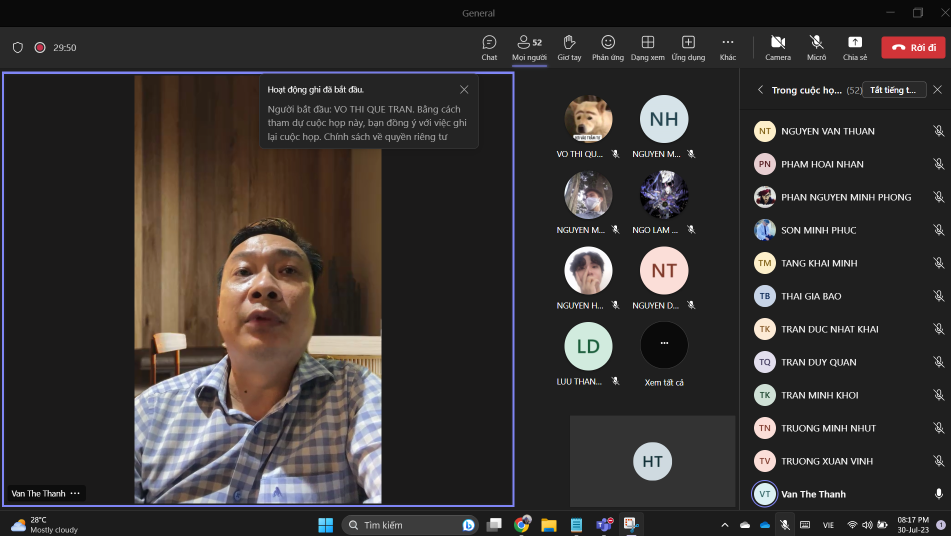
#> input picture assets/demo.png, 1901 x 1072 px (shown at 1/2 size)
$ python tutorial2.py
#> lines starting #> are read from the running program, lines starting #| are printed output that depends on the picture; after the words box and inside, x2 and y2 are one past the last pixel; in counts of white or black regions, pixels touching at a corner belong together
import cv2

#see how computer intepret and represent the picture.

img = cv2.imread('assets/demo.png')
#> img is the input picture: shape (1072, 1901, 3); mean B, G, R 49.5, 50.6, 54.6

#print the image value matrix
print(img)
#> (printed output is left out)
#show how many rows, columns and channels in the picture
print(img.shape)
#| (1072, 1901, 3)

#the matrix of picture is a l x w matrix which contain color value.
#print first row of image matrix
print(img[0])
#> (printed output is left out)


#change the value contain in the pixel in matrix

for i in range (100):
    for j in range(100):
        img[i][j]= [255,255,255] #RGB color [R,G,B], (255,255,255) -> white
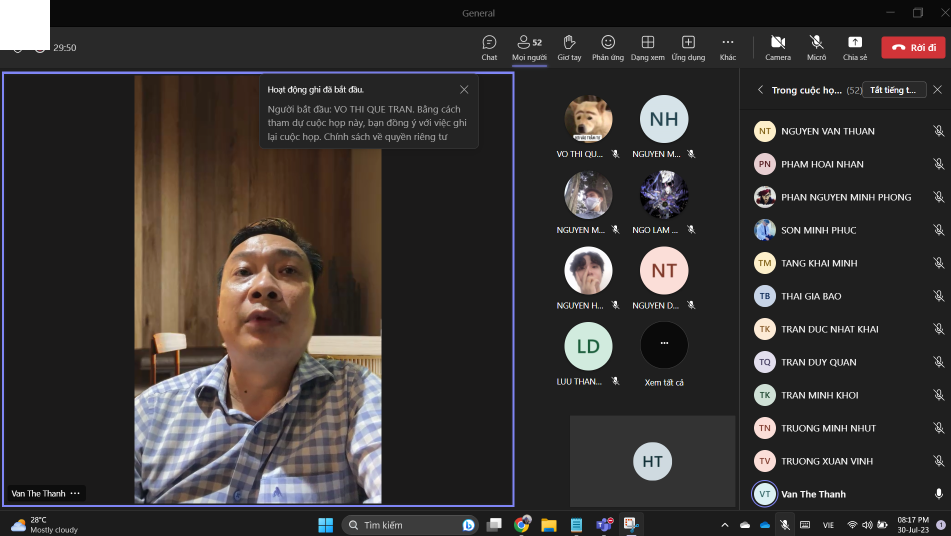
#> img: shape (1072, 1901, 3) (shown at 1/2 size); 0.49% of pixels changed, all inside (x1, y1, x2, y2) = (0, 0, 100, 100)


#copy and paste part of an image
#copy the area from upper left to lower right
tag = img[500:700,600:900]
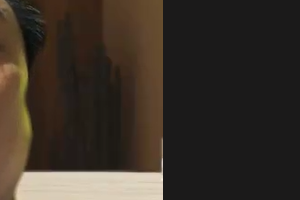
#> tag: shape (200, 300, 3); mean B, G, R 40.5, 49.1, 57.8
#paste an image to an area from upper left to lower right
img[500:700, 600:900] = tag
#!IMPORTANT: The paste image must be appropriate

cv2.imshow('Image',img)
cv2.waitKey(0)
cv2.destroyAllWindows()
cv2.imshow('Image1',tag)
cv2.waitKey(0)
cv2.destroyAllWindows()
